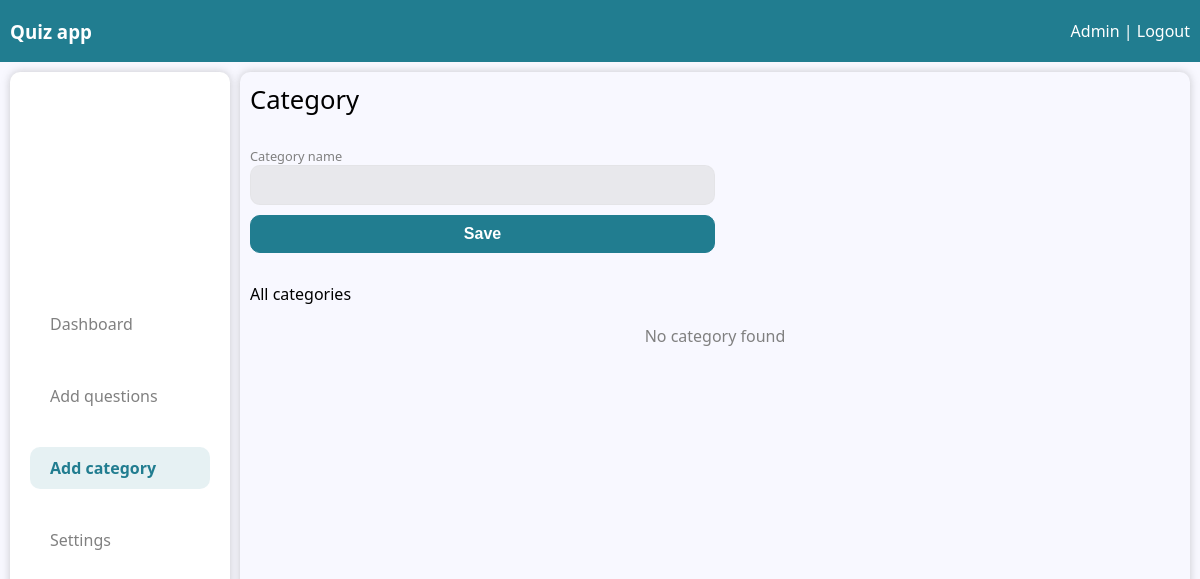
The page /category (signed in) on the database as committed earlier.
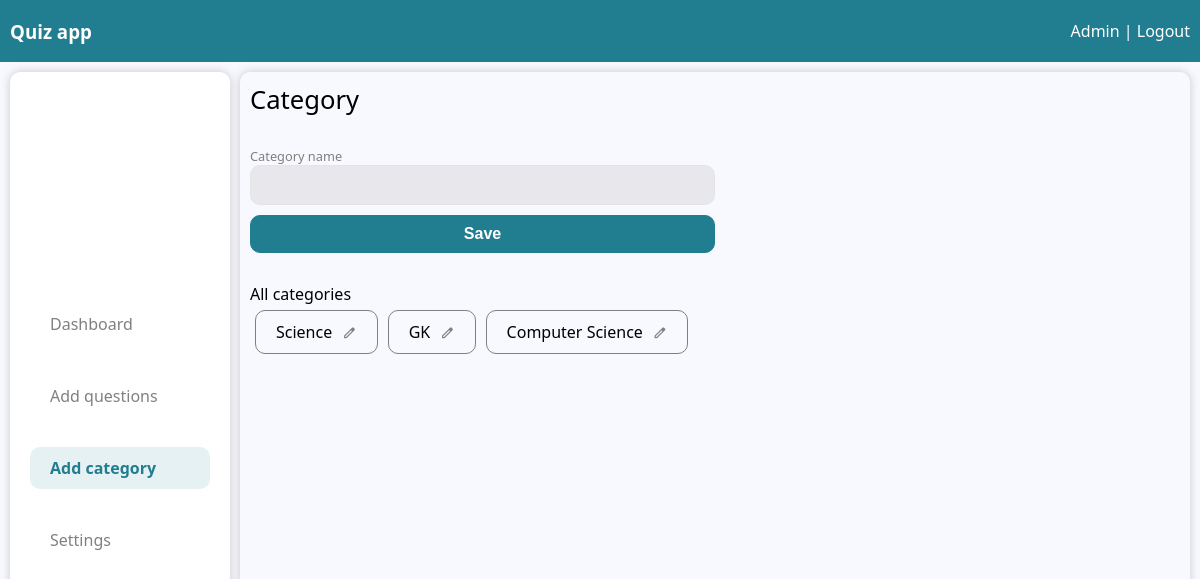
The same page on the database as committed later.
### dashboard/models.py (models this page shows)
class Category(models.Model):
    id = models.AutoField(primary_key=True)
    category_name = models.CharField(max_length=225)
    class Meta:
        db_table = 'category'

### dashboard/views.py (the view, shortened to what this page needs)
# urls.py: path('category', CategoryView.as_view(), name="category"),
class CategoryView(View):
    def get(self, request):
        user_id = login(request)
        if not user_id:
            return redirect('/auth/login')
        user = User.objects.filter(id = user_id).first()
        if user.user_type != "admin":
            return redirect('/auth/login')
        categories = Category.objects.all()
        context = {
            'username' : user.username,
            'categories' : categories,
            'user_type' : user.user_type
        }
        return render(request, 'dashboard/add-category.html', context=context)

### access/views.py (called while the page is built)
def login(request):
    try:
        user_id = request.session['user_id']
        return user_id
    except:
        return False

### dashboard/templates/dashboard/add-category.html (shortened to what this page needs)
{% extends "dashboard/dashboard.html" %}
{% block admin %}
<link href="/static/css/category/category.css" rel="stylesheet">
<div class="main-container">
  <div class="category-left">
    <header class="page-header">Category</header>
    <section class="add-category-container">
      <article class="form-child-cont input-area">
        <span>Category name</span>
        <input type="text" id="category-name">
      </article>
      <article class="form-child-cont">
        <button class="primary-button" onclick="saveCategory()">Save</button>
      </article>
    </section>
    <div class="sub_header">All categories</div>
    {% if  categories %}
      <div class="all-category-container">
        {% for cat in  categories%}
          <article >
            {{ cat.category_name }}
            <span class="material-symbols-outlined edit-icon" onclick="openEditCategory({{ cat.id }}, '{{ cat.category_name }}')">edit</span>
          </article>
        {% endfor %}
      </div>
    {% else %}
    <article class='nothing-found'>No category found</article>
    {% endif %}
  </div>
</div>
{% endblock admin %}

Rows that differ between the two databases and show on the page:
added Category: category_name "Science"
added Category: category_name "GK"
added Category: category_name "Computer Science"
Other text that changed with them:
text no longer shown: "No category found"
